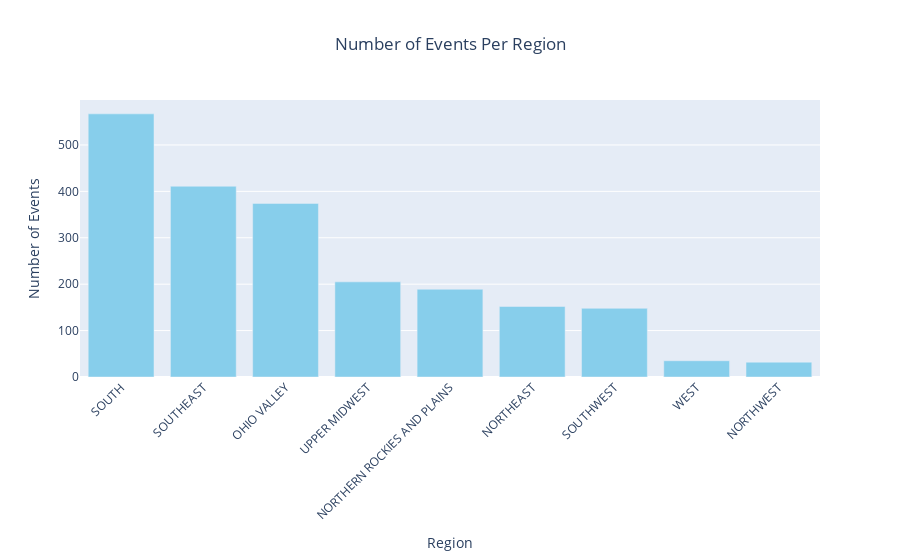

The notebook cell this image was saved under:
### Markdown cell above
Climate Regions as dictated by NCEI (https://www.ncei.noaa.gov/access/monitoring/reference-maps/us-climate-regions)

### Code cell
import plotly.graph_objects as go

region_counts = tornado_df['Region'].value_counts()

fig = go.Figure(data=[go.Bar(
    x=region_counts.index,
    y=region_counts.values,  
    marker_color='skyblue'   
)])

# Update layout with title and axis labels
fig.update_layout(
    title={
        'text': "Number of Events Per Region",
        'x': 0.5,         
        'xanchor': 'center'
    },
    xaxis_title='Region',
    yaxis_title='Number of Events',
    xaxis_tickangle=-45 
)

# Show the plot
fig.show()

### Figure 1 — Plotly figure (JSON) as saved in the notebook; plotly's stock layout.template omitted (floating-point values rounded to 4 significant figures)
{"data": [{"marker": {"color": "skyblue"}, "type": "bar", "x": ["SOUTH", "SOUTHEAST", "OHIO VALLEY", "UPPER MIDWEST", "NORTHERN ROCKIES AND PLAINS", "NORTHEAST", "SOUTHWEST", "WEST", "NORTHWEST"], "y": [567, 411, 374, 205, 189, 152, 148, 35, 32]}], "layout": {"title": {"text": "Number of Events Per Region", "x": 0.5, "xanchor": "center"}, "xaxis": {"tickangle": -45, "title": {"text": "Region"}}, "yaxis": {"title": {"text": "Number of Events"}}}}
